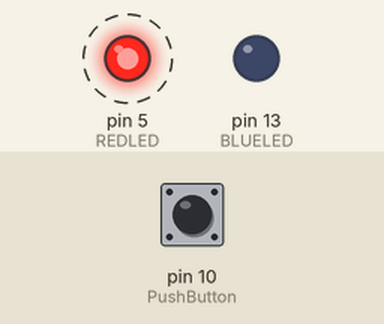
This sketch was run on a simulated Arduino Uno, built with avr-gcc and run on an emulated ATmega328P. Parts: output pins drawn as LEDs (lit = HIGH). Dashed ring = blinking. The inputs (shaded band) are chosen by the test bench; at power-on: pin 10 (PushButton) LOW.

Above: at 1.2 s.
1.3 s: pin 10 (PushButton) pulled HIGH for 0.15 s
At 1.37 s:
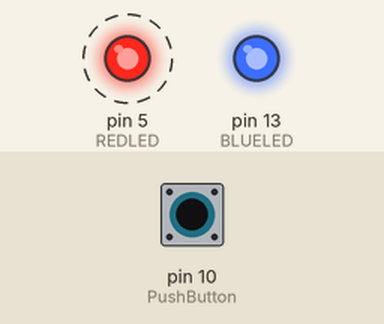
4.3 s: pin 10 (PushButton) pulled HIGH for 1 s
At 6.7 s:
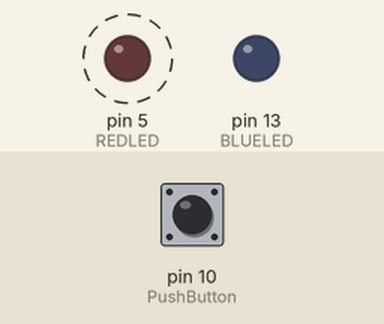
7.3 s: pin 10 (PushButton) pulled HIGH for 3.2 s
At 8.8 s:
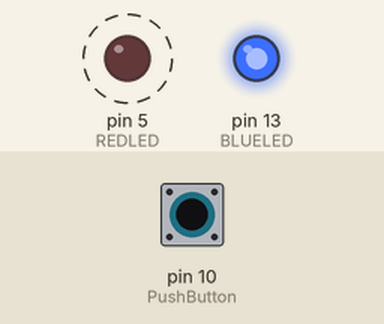
Timing chart, 0 to 18.0 s (numbered marks = the images above; inputs shaded):
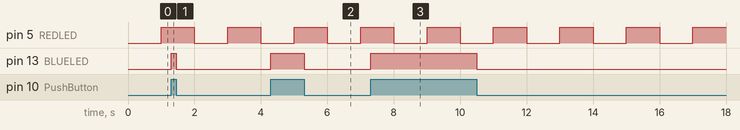

Measured:
- after the input at 1.3 s, pin 13 (BLUELED): LOW → HIGH at once, → LOW 0.15 s later
- after the input at 4.3 s, pin 13 (BLUELED): LOW → HIGH at once, → LOW 1.0 s later
- after the input at 7.3 s, pin 13 (BLUELED): LOW → HIGH at once, → LOW 3.2 s later
- by itself, pin 5 (REDLED): alternates HIGH for 1.0 s and LOW for 1.0 s

The sketch:

Blink___PB_-_User_Guide_1.ino
```cpp
/* Blink + PB control LED program (The none-Delay (millis))
The purpose of this program is to make an LED blink through the use of a push button without using delay(),
which will stall the program as nothing can happen during this delay period
*/
int REDLED = 5;  // Declare "REDLED" as a variable for pin 5
int BLUELED = 13; // Declare "BLUELED" as a variable for pin 12
int PushButton = 10; // Declare "PushButton" as a variable for pin 10
int PushButtonState = 0;  // Declaring "PushButtonState" as a variable to be placed as "HIGH" or "LOW"
int intervalLED = 1000; // The "delay" time between changes in REDLEDState
unsigned long previousLED = 0;  // The last recorded state of the red LED
int REDLEDState = LOW; // Declaring "REDLEDState" as a variable to be placed as "HIGH" or "LOW"

void setup() {
  // put your setup code here, to run once:
Serial.begin(9600); // Set the baud rate to 9600 bits per second
pinMode(REDLED, OUTPUT); // Identify pin 5 (REDLED) as an output
pinMode(BLUELED, OUTPUT); // Identify pin 13 (BLUELED) as an output
pinMode(PushButton, INPUT); // Identify pin 10 (PushButton) as an input

}

void loop() {
  // put your main code here, to run repeatedly:

unsigned long currentMillis = millis(); // All the loop values are stored

if (currentMillis - previousLED >= intervalLED) { // The previousLED is substracted by the currentMilles and
                                                  // if the result is >= the intervalLED:
  previousLED = currentMillis;  // The last recorded state of the red LED will be the currentMillis state

  if(REDLEDState == LOW) { // States that the following line only applies if the REDLEDState is LOW
    REDLEDState = HIGH;  // REDLEDState will become HIGH AFTER the REDLEDState is LOW

  }else{  // When the REDLEDState is not LOW, it will then become HIGH
    REDLEDState = LOW;  // REDLEDState will become LOW AFTER the REDLEDState is HIGH
  }
  digitalWrite(REDLED, REDLEDState);  // The pin designated to the LED will be in the same state as the REDLEDState
}

PushButtonState = digitalRead (PushButton); // Identify the state of the push button

  if (PushButtonState == HIGH) {  // States that the following line only applied if pin 13 is HIGH
    digitalWrite (BLUELED, HIGH);  // Turn on Blue LED when digital pin 13 is HIGH

}  else { // States that the line only applies if pin 13 is not HIGH
      digitalWrite (BLUELED, LOW);  // Turn off Blue LED when digital pin 13 is LOW
}
}
```
